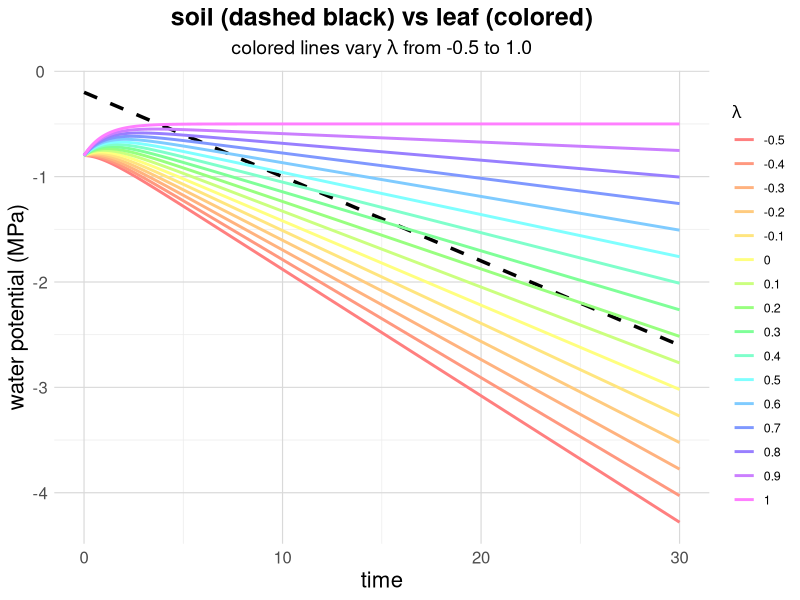
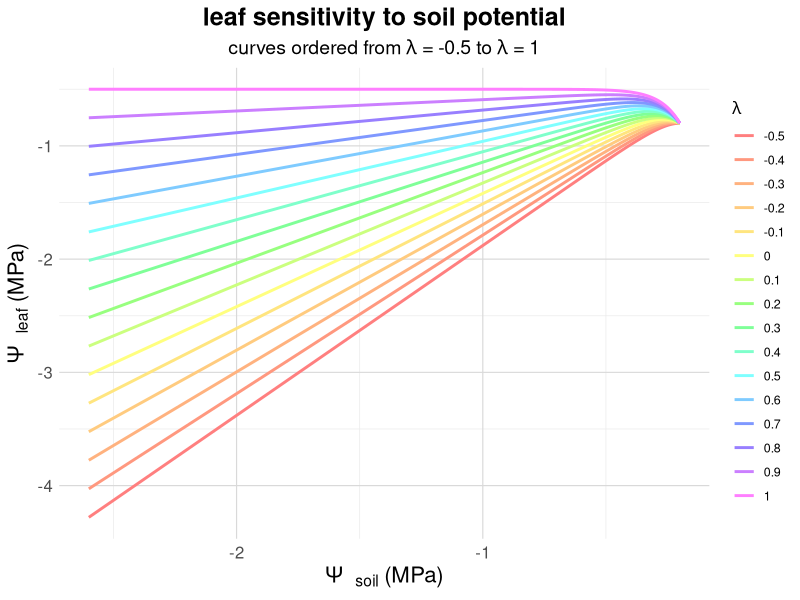
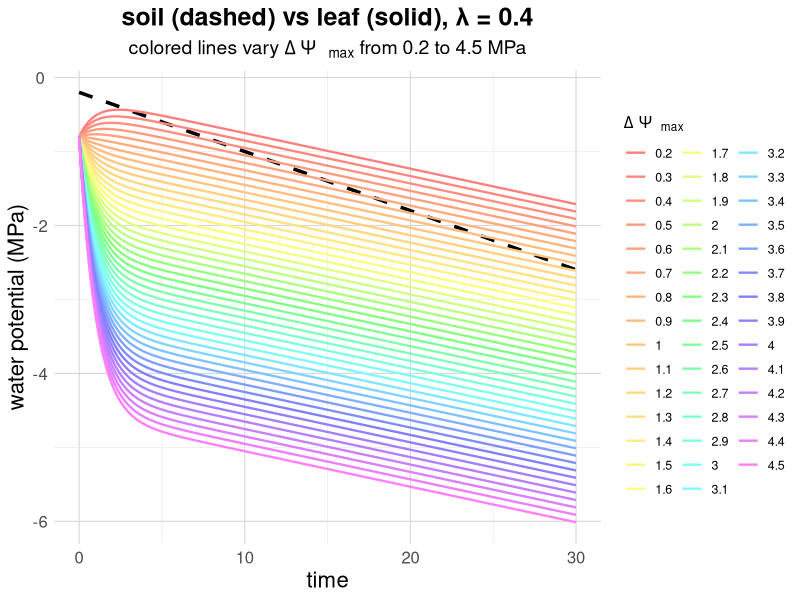
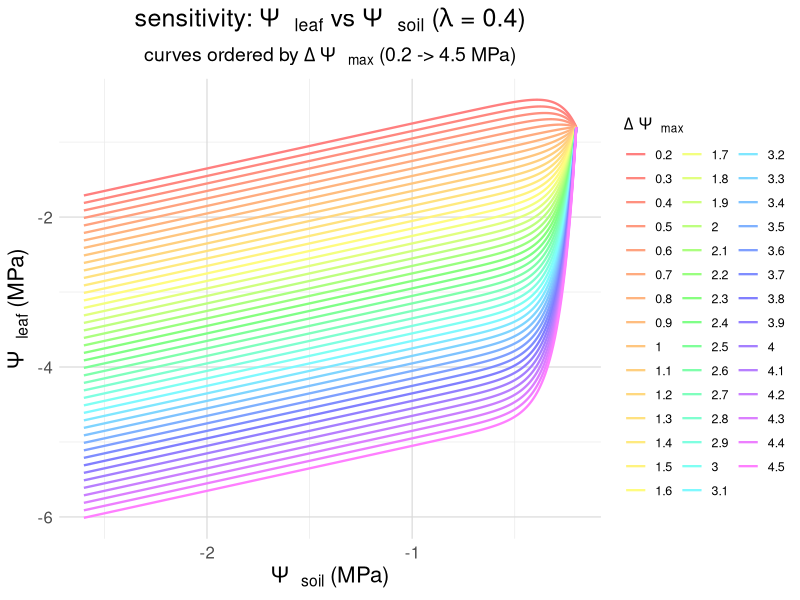

These figures' R source, in order:
setwd("/dss/dssfs02/lwp-dss-0001/pr48va/pr48va-dss-0000/yixuan/LPJ_GUESS_HYD")

library(tidyverse)
library(deSolve)

# --- 0. Define the base_theme ---
base_theme <- theme_minimal() +
  theme(
    plot.background   = element_rect(fill = "white", color = NA),
    panel.background  = element_rect(fill = "white", color = NA),
    legend.background = element_rect(fill = "white", color = NA),
    legend.text       = element_text(color = "black", size = 9), # Smaller for many items
    legend.title      = element_text(size = 12, face = "bold"),
    legend.position   = "right", 
    plot.title        = element_text(hjust = 0.5, size = 18, color = "black", face = "bold"),
    plot.subtitle     = element_text(hjust = 0.5, size = 14),
    axis.title        = element_text(size = 16),
    axis.text.x       = element_text(angle = 0, hjust = 0.5, size = 12),
    axis.text.y       = element_text(angle = 0, hjust = 0.5, size = 12),
    panel.grid.major  = element_line(color = "grey85", linewidth = 0.4),
    panel.grid.minor  = element_line(color = "grey92", linewidth = 0.25)
  )

# --- 1. Setup Directories & Global Params ---
dir.create("Figures/lpj_formula", recursive = TRUE, showWarnings = FALSE)
times <- seq(0, 30, by = 0.1)
psi_soil_0 <- -0.2
get_psi_soil <- function(t) { psi_soil_0 - 0.08 * t }

# Helper: Create a rainbow palette for any number of lines
get_rainbow_palette <- function(n) {
  colorRampPalette(c("#ff7f7f", "#ffbf7f", "#ffff7f", "#7fff7f", "#7fffff", "#7f7fff", "#ff7fff"))(n)
}

# --- 2. Sensitivity Analysis: Lambda ---
lambda_vals <- seq(-0.5, 1, by = 0.1)
delta_psi_const <- 0.5 

hydro_ode_lambda <- function(t, state, parameters) {
  with(as.list(c(state, parameters)), {
    psi_s <- get_psi_soil(t)
    dPsiL <- psi_s * (1 - lambda) - psi_L - delta_psi_const
    return(list(dPsiL))
  })
}

results_lambda <- map_df(lambda_vals, function(l) {
  out <- ode(y = c(psi_L = -0.8), times = times, func = hydro_ode_lambda, parms = c(lambda = l))
  as.data.frame(out) %>% mutate(lambda = l, psi_soil = get_psi_soil(time))
}) %>% 
  mutate(lambda_f = factor(round(lambda, 1))) # Factor for individual legend lines

# Plots 1 & 2
lambda_palette <- get_rainbow_palette(length(unique(results_lambda$lambda_f)))

p1 <- ggplot(results_lambda, aes(x = time, y = psi_L, color = lambda_f)) +
  geom_line(aes(y = psi_soil), color = "black", linetype = "dashed", linewidth = 1.2) +
  geom_line(linewidth = 1) +
  scale_color_manual(values = lambda_palette) +
  labs(
    title = "soil (dashed black) vs leaf (colored)",
    subtitle = expression(paste("colored lines vary ", lambda, " from -0.5 to 1.0")),
    x = "time", y = "water potential (MPa)", color = expression(lambda)
  ) + base_theme

p2 <- ggplot(results_lambda, aes(x = psi_soil, y = psi_L, color = lambda_f)) +
  geom_line(linewidth = 1) +
  scale_color_manual(values = lambda_palette) +
  labs(
    title = "leaf sensitivity to soil potential",
    subtitle = expression(paste("curves ordered from ", lambda, " = -0.5 to ", lambda, " = 1")),
    x = expression(Psi["   soil"] ~ "(MPa)"), y = expression(Psi["   leaf"] ~ "(MPa)"),
    color = expression(lambda)
  ) + base_theme

# --- 3. Sensitivity Analysis: DeltaPsiMax ---
lambda_fixed <- 0.4 
delta_psi_vals <- seq(0.2, 4.5, by = 0.1)

hydro_ode_delta <- function(t, state, parameters) {
  with(as.list(c(state, parameters)), {
    psi_s <- get_psi_soil(t)
    dPsiL <- psi_s * (1 - lambda_fixed) - psi_L - d_max
    return(list(dPsiL))
  })
}

results_delta <- map_df(delta_psi_vals, function(d) {
  out <- ode(y = c(psi_L = -0.8), times = times, func = hydro_ode_delta, parms = c(d_max = d))
  as.data.frame(out) %>% mutate(d_max = d, psi_soil = get_psi_soil(time))
}) %>% 
  mutate(d_max_f = factor(round(d_max, 1)))

# Plots 3 & 4
delta_palette <- get_rainbow_palette(length(unique(results_delta$d_max_f)))
leg_title_delta <- expression(Delta * " " * Psi["   max"]) # Added " " for spacing

p3 <- ggplot(results_delta, aes(x = time, y = psi_L, color = d_max_f)) +
  geom_line(aes(y = psi_soil), color = "black", linetype = "dashed", linewidth = 1.2) +
  geom_line(linewidth = 0.8) +
  scale_color_manual(values = delta_palette) +
  guides(color = guide_legend(ncol = 3)) + # Multi-column for many lines
  labs(
    title = paste0("soil (dashed) vs leaf (solid), λ = ", lambda_fixed),
    subtitle = expression(paste("colored lines vary ", Delta, " ", Psi["   max"], " from 0.2 to 4.5 MPa")),
    x = "time", y = "water potential (MPa)", color = leg_title_delta
  ) + base_theme

p4 <- ggplot(results_delta, aes(x = psi_soil, y = psi_L, color = d_max_f)) +
  geom_line(linewidth = 0.8) +
  scale_color_manual(values = delta_palette) +
  guides(color = guide_legend(ncol = 3)) +
  labs(
    title = expression(paste("sensitivity: ", Psi["   leaf"], " vs ", Psi["   soil"], " (", lambda, " = 0.4)")),
    subtitle = expression(paste("curves ordered by ", Delta, " ", Psi["   max"], " (0.2 -> 4.5 MPa)")),
    x = expression(Psi["   soil"] ~ "(MPa)"), y = expression(Psi["   leaf"] ~ "(MPa)"),
    color = leg_title_delta
  ) + base_theme

# --- 4. Save Figures ---
ggsave("Figures/lpj_formula/psi_time_lambda.png", p1, width = 10, height = 8, dpi = 300)
ggsave("Figures/lpj_formula/psi_sensitivity_lambda.png", p2, width = 10, height = 8, dpi = 300)
ggsave("Figures/lpj_formula/psi_time_delta.png", p3, width = 12, height = 8, dpi = 300)
ggsave("Figures/lpj_formula/psi_sensitivity_delta.png", p4, width = 12, height = 8, dpi = 300)

print("Process complete. All figures updated with rainbow color and fixed symbols.")
